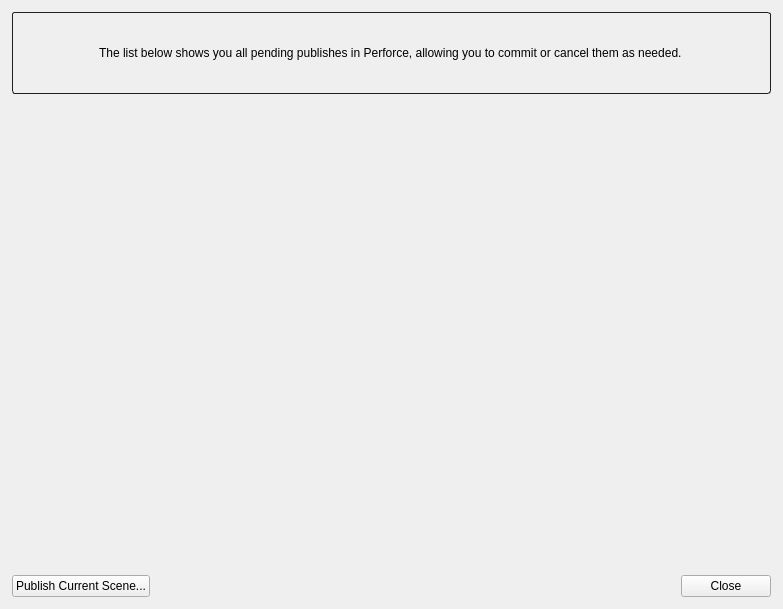
<?xml version="1.0" encoding="UTF-8"?>
<ui version="4.0">
 <class>PendingPublishesForm</class>
 <widget class="QWidget" name="PendingPublishesForm">
  <property name="geometry">
   <rect>
    <x>0</x>
    <y>0</y>
    <width>783</width>
    <height>609</height>
   </rect>
  </property>
  <property name="windowTitle">
   <string>Form</string>
  </property>
  <layout class="QVBoxLayout" name="verticalLayout" stretch="0,1,0">
   <property name="spacing">
    <number>-1</number>
   </property>
   <property name="margin">
    <number>12</number>
   </property>
   <item>
    <widget class="QFrame" name="header_frame">
     <property name="styleSheet">
      <string notr="true">#header_frame {
border-style: solid;
border-radius: 3;
border-width: 1;
border-color: rgb(32,32,32);
}</string>
     </property>
     <property name="frameShape">
      <enum>QFrame::StyledPanel</enum>
     </property>
     <property name="frameShadow">
      <enum>QFrame::Raised</enum>
     </property>
     <layout class="QHBoxLayout" name="horizontalLayout_3">
      <property name="margin">
       <number>0</number>
      </property>
      <item>
       <widget class="QLabel" name="label_3">
        <property name="minimumSize">
         <size>
          <width>80</width>
          <height>80</height>
         </size>
        </property>
        <property name="maximumSize">
         <size>
          <width>80</width>
          <height>80</height>
         </size>
        </property>
        <property name="text">
         <string/>
        </property>
        <property name="pixmap">
         <pixmap resource="resources.qrc">:/res/p4_icon.png</pixmap>
        </property>
        <property name="scaledContents">
         <bool>true</bool>
        </property>
       </widget>
      </item>
      <item>
       <widget class="QLabel" name="label">
        <property name="text">
         <string>The list below shows you all pending publishes in Perforce, allowing you to commit or cancel them as needed.</string>
        </property>
        <property name="wordWrap">
         <bool>true</bool>
        </property>
       </widget>
      </item>
     </layout>
    </widget>
   </item>
   <item>
    <layout class="QHBoxLayout" name="horizontalLayout">
     <item>
      <widget class="SnapshotListView" name="publishes_list" native="true">
       <property name="styleSheet">
        <string notr="true">#snapshot_list {
background-color: rgb(255, 128, 0);
}</string>
       </property>
      </widget>
     </item>
    </layout>
   </item>
   <item>
    <layout class="QHBoxLayout" name="horizontalLayout_2">
     <item>
      <widget class="QPushButton" name="publish_btn">
       <property name="text">
        <string>Publish Current Scene...</string>
       </property>
      </widget>
     </item>
     <item>
      <spacer name="horizontalSpacer">
       <property name="orientation">
        <enum>Qt::Horizontal</enum>
       </property>
       <property name="sizeHint" stdset="0">
        <size>
         <width>40</width>
         <height>20</height>
        </size>
       </property>
      </spacer>
     </item>
     <item>
      <widget class="QPushButton" name="close_btn">
       <property name="minimumSize">
        <size>
         <width>90</width>
         <height>0</height>
        </size>
       </property>
       <property name="text">
        <string>Close</string>
       </property>
      </widget>
     </item>
    </layout>
   </item>
  </layout>
 </widget>
 <customwidgets>
  <customwidget>
   <class>SnapshotListView</class>
   <extends>QWidget</extends>
   <header>..snapshot_list_view</header>
   <container>1</container>
  </customwidget>
 </customwidgets>
 <resources>
  <include location="resources.qrc"/>
 </resources>
 <connections>
  <connection>
   <sender>close_btn</sender>
   <signal>clicked()</signal>
   <receiver>PendingPublishesForm</receiver>
   <slot>close()</slot>
   <hints>
    <hint type="sourcelabel">
     <x>227</x>
     <y>402</y>
    </hint>
    <hint type="destinationlabel">
     <x>329</x>
     <y>377</y>
    </hint>
   </hints>
  </connection>
 </connections>
</ui>
